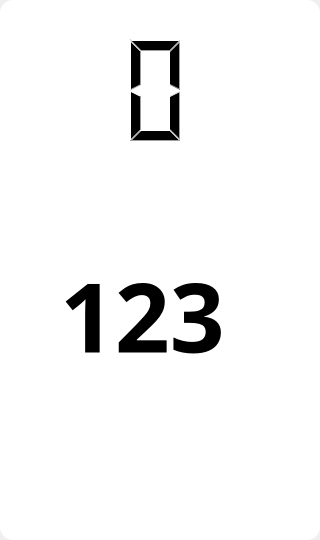
<?xml version="1.0" encoding="UTF-8"?>
<ui version="4.0">
 <class>SuspendWindow</class>
 <widget class="QDialog" name="SuspendWindow">
  <property name="geometry">
   <rect>
    <x>0</x>
    <y>0</y>
    <width>320</width>
    <height>540</height>
   </rect>
  </property>
  <property name="font">
   <font>
    <family>微软雅黑</family>
    <pointsize>48</pointsize>
    <weight>75</weight>
    <bold>true</bold>
   </font>
  </property>
  <property name="mouseTracking">
   <bool>true</bool>
  </property>
  <property name="windowTitle">
   <string>SuspendWindow</string>
  </property>
  <property name="styleSheet">
   <string notr="true"/>
  </property>
  <widget class="QFrame" name="frame">
   <property name="geometry">
    <rect>
     <x>0</x>
     <y>0</y>
     <width>320</width>
     <height>540</height>
    </rect>
   </property>
   <property name="styleSheet">
    <string notr="true">QFrame
{
    background-color:#ffffff;
    border:none;
    border-radius:13px;
}</string>
   </property>
   <property name="frameShape">
    <enum>QFrame::StyledPanel</enum>
   </property>
   <property name="frameShadow">
    <enum>QFrame::Raised</enum>
   </property>
   <widget class="QLabel" name="label">
    <property name="geometry">
     <rect>
      <x>60</x>
      <y>230</y>
      <width>201</width>
      <height>171</height>
     </rect>
    </property>
    <property name="font">
     <font>
      <family>Microsoft JhengHei</family>
      <pointsize>72</pointsize>
      <weight>75</weight>
      <bold>true</bold>
     </font>
    </property>
    <property name="text">
     <string>123</string>
    </property>
   </widget>
   <widget class="QLCDNumber" name="lcdNumber">
    <property name="geometry">
     <rect>
      <x>30</x>
      <y>30</y>
      <width>191</width>
      <height>121</height>
     </rect>
    </property>
    <property name="layoutDirection">
     <enum>Qt::LeftToRight</enum>
    </property>
    <property name="frameShape">
     <enum>QFrame::Box</enum>
    </property>
    <property name="lineWidth">
     <number>0</number>
    </property>
    <property name="midLineWidth">
     <number>-1</number>
    </property>
    <property name="digitCount">
     <number>2</number>
    </property>
    <property name="value" stdset="0">
     <double>0.000000000000000</double>
    </property>
   </widget>
  </widget>
 </widget>
 <layoutdefault spacing="6" margin="11"/>
 <resources/>
 <connections/>
</ui>
